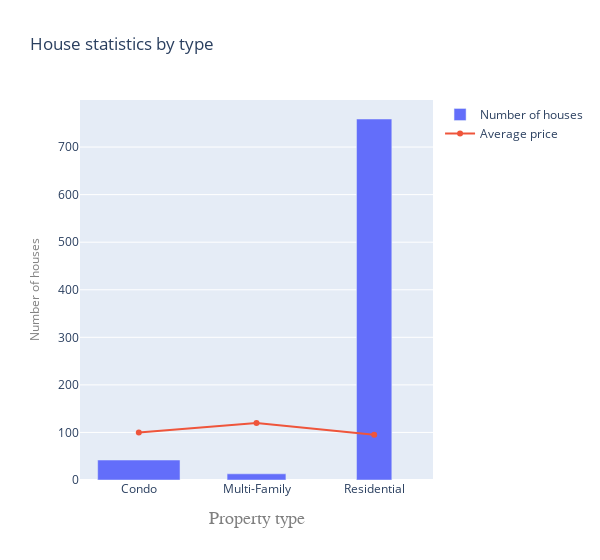

Notebook cell for this chart:
### Markdown cell above
See other options for legend layout in [Plotly documentation](https://plot.ly/python/legend/).

Now we resize the area of the chart. Some of the options are made directly in the chart element. Some of them are made in the layout.

### Code cell
figure_layout.width = 600 # Width for the whole figure
bar_chart_with_legend.width = [0.7, 0.5, 0.3] # width for bars

figure = go.Figure(data=figure_elements, layout=figure_layout)
iplot(figure)

### Figure 1 — Plotly figure (JSON) as saved in the notebook; plotly's stock layout.template omitted (floating-point values rounded to 4 significant figures)
{"data": [{"name": "Number of houses", "type": "bar", "width": [0.7, 0.5, 0.3], "x": ["Condo", "Multi-Family", "Residential"], "y": [42, 13, 759]}, {"name": "Average price", "type": "scatter", "x": ["Condo", "Multi-Family", "Residential"], "y": [100, 120, 95]}], "layout": {"title": {"text": "House statistics by type"}, "width": 600, "xaxis": {"title": {"font": {"color": "#7f7f7f", "family": "Courier New, monospace", "size": 18}, "text": "Property type"}}, "yaxis": {"title": {"font": {"color": "#7f7f7f", "size": 12}, "text": "Number of houses"}}}}
